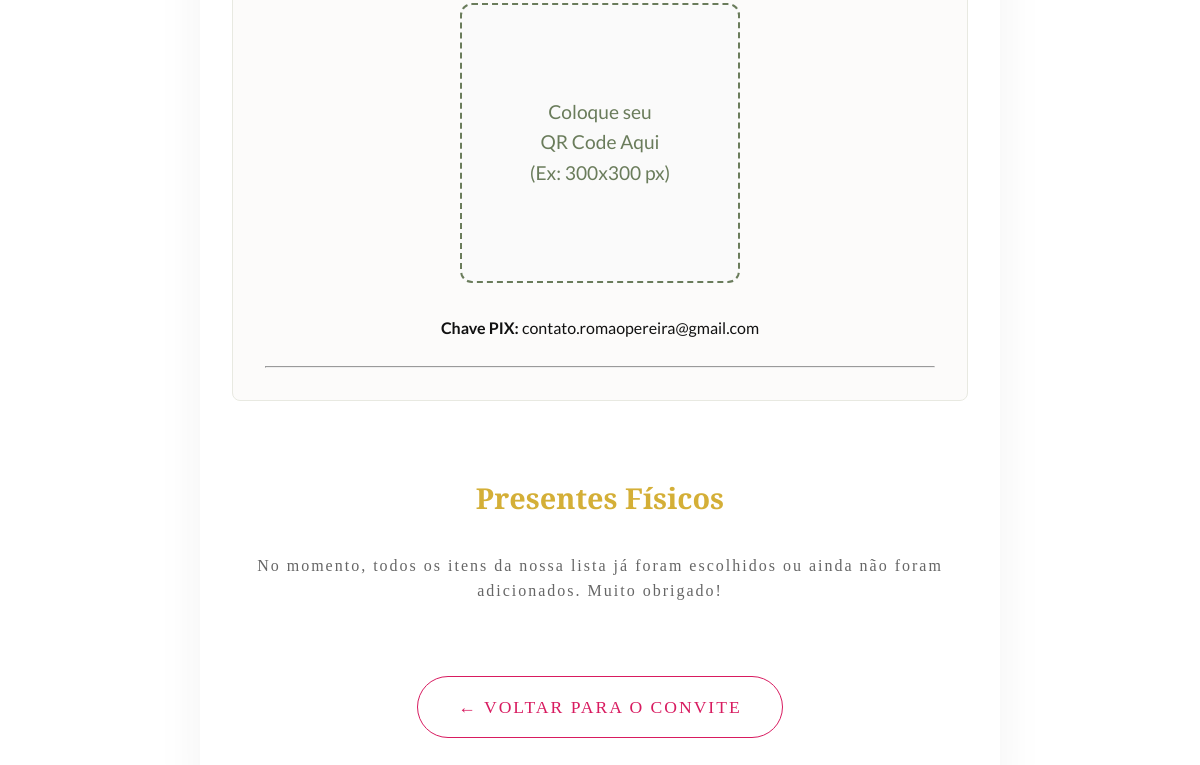
Page /lista-de-presentes/ (lower part) on the earlier database version.
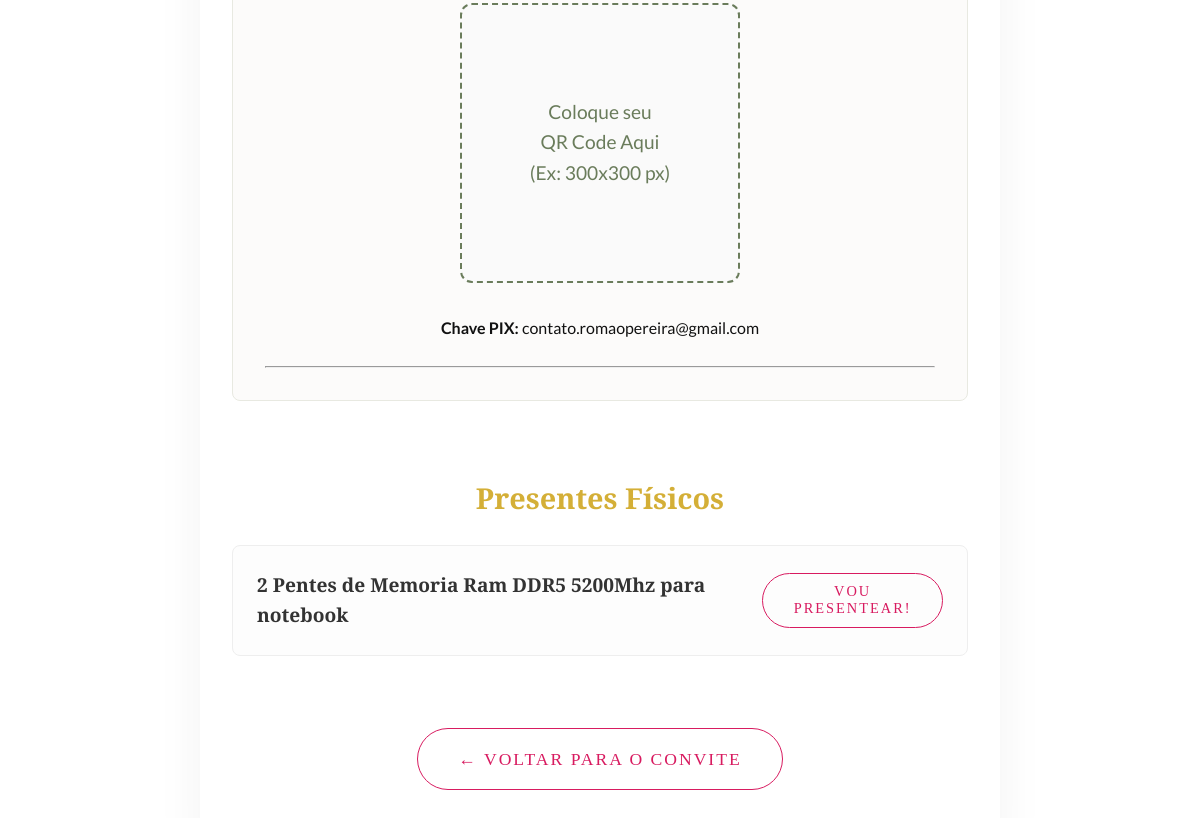
Same page on the later database version.
### core/models.py (models this page shows, shortened)
class Gift(models.Model):
    name = models.CharField(max_length=200, verbose_name="Nome do Presente")
    is_chosen = models.BooleanField(default=False, verbose_name="Já foi escolhido?")
    class Meta:
        verbose_name = "Presente"
        verbose_name_plural = "Lista de Presentes"

### core/views.py (the view)
# urls.py: path('lista-de-presentes/', views.gift_list_page, name='gift_list'),
def gift_list_page(request):
    gifts = Gift.objects.filter(is_chosen=False)
    return render(request, 'core/gifts.html', {'gifts': gifts})

### core/templates/core/gifts.html (shortened to what this page needs)
{% extends 'core/base.html' %}
{% load static %}
{% block content %}
<div class="invitation-container">
    <div class="invitation-card gift-card">
        <div class="pix-section">
            <br>
            <div class="pix-qrcode-placeholder" style="margin: 2rem auto; width: 280px; height: 280px; border: 2px dashed #6a7c5b; border-radius: 12px; display: flex; justify-content: center; align-items: center; background: #fafafa;">
                <span style="color: #6a7c5b; text-align: center; font-size: 1.2rem;">Coloque seu<br>QR Code Aqui<br>(Ex: 300x300 px)</span>
            </div>
            <p><strong>Chave PIX:</strong> contato.romaopereira@gmail.com</p>
            <br>
            <hr>
        </div>
        <div class="gift-list-section">
            <br>
            <h3>Presentes Físicos</h3>
            {% if gifts %}
                <ul class="guest-list gift-list">
                    {% for gift in gifts %}
                        <li class="guest-item">
                            <div class="guest-info">
                                <strong>{{ gift.name }}</strong>
                            </div>
                            <div class="guest-actions">
                                <form method="POST" action="{% url 'choose_gift' gift.id %}" class="inline-form" onsubmit="return confirm('Você confirma que deseja nos presentear com este item?');">
                                    <button type="submit" class="btn btn-small btn-success">Vou presentear!</button>
                                </form>
                            </div>
                        </li>
                    {% endfor %}
                </ul>
            {% else %}
                <p class="invitation-text" style="text-align: center; margin-top: 2rem;">No momento, todos os itens da nossa lista já foram escolhidos ou ainda não foram adicionados. Muito obrigado!</p>
            {% endif %}
        </div>
        <div class="action-buttons" style="margin-top: 4rem;">
            <a href="{% url 'invitation' %}" class="btn btn-secondary">← Voltar para o Convite</a>
        </div>
    </div>
</div>
{% endblock %}

### core/templates/core/base.html (shortened to what this page needs)
{% load static %}
<!DOCTYPE html>
<html lang="pt-br">
<head>
    <link rel="stylesheet" href="{% static 'core/css/style.css' %}">
</head>
<body>
    {% block content %}
    {% endblock %}
</body>
</html>

### core/static/core/css/style.css (style rules this page uses)
:root { --bg-color: #ffffff; --text-color: #111111; --accent-color: #D81B60; --accent-light: #f48fb1; --accent-dark: #ad1457; --gold-color: #d4af37; --font-heading: 'Playfair Display', serif; --font-text: 'Lato', sans-serif; --font-script: 'Kingsguard Calligraphy', 'Great Vibes', cursive; }
* { box-sizing: border-box; margin: 0; padding: 0; }
body { font-family: var(--font-text); background-color: var(--bg-color); color: var(--text-color); line-height: 1.6; overflow-x: hidden; }
.btn { display: inline-block; padding: 1rem 2.5rem; text-decoration: none; font-family: var(--font-heading); font-size: 1.1rem; letter-spacing: 2px; text-transform: uppercase; border-radius: 40px; transition: all 0.3s ease; cursor: pointer; border: none; }
.btn-secondary { background-color: transparent; color: var(--accent-color); border: 1px solid var(--accent-color); margin: 0.5rem; }
.invitation-container { min-height: 100vh; display: flex; justify-content: center; align-items: center; padding: 3rem 1rem; background-color: var(--bg-color); }
.invitation-card { background: white; max-width: 800px; width: 100%; padding: 4rem 2rem; box-shadow: 0 15px 50px rgba(0, 0, 0, 0.05); border-radius: 4px; text-align: center; position: relative; }
.action-buttons { display: flex; flex-direction: column; gap: 1rem; margin-top: 3rem; align-items: center; }
@media (min-width: 768px) { .action-buttons { flex-direction: row; justify-content: center; } }
.guest-list { list-style: none; padding: 0; }
.guest-item { display: flex; flex-direction: column; gap: 1rem; padding: 1.5rem; background: #fdfdfd; border: 1px solid #eee; border-radius: 8px; margin-bottom: 1rem; transition: box-shadow 0.3s; }
@media (min-width: 600px) { .guest-item { flex-direction: row; justify-content: space-between; align-items: center; } }
.guest-info { display: flex; flex-direction: column; gap: 0.5rem; }
.guest-info strong { font-family: var(--font-heading); font-size: 1.2rem; color: #333; }
.guest-actions { display: flex; gap: 0.5rem; }
.inline-form { display: inline; }
.btn-small { padding: 0.6rem 1.2rem; font-size: 0.9rem; }
.btn-success { background-color: transparent; color: var(--accent-color); border: 1px solid var(--accent-color); }
.gift-card { padding: 3rem 2rem; text-align: left; }
.pix-section { background-color: #fcfbfa; border: 1px solid #e8e9e1; border-radius: 8px; padding: 2rem; text-align: center; margin-bottom: 3rem; }
.gift-list-section h3 { font-family: var(--font-heading); color: var(--gold-color); margin-bottom: 1.5rem; font-size: 1.8rem; text-align: center; }

Differences in the rows shown:
added Gift: name "2 Pentes de Memoria Ram DDR5 5200Mhz para notebook"
Other differences:
text no longer shown: "No momento, todos os itens da nossa lista já foram escolhidos ou ainda não foram adicionados. Muito obrigado!"
